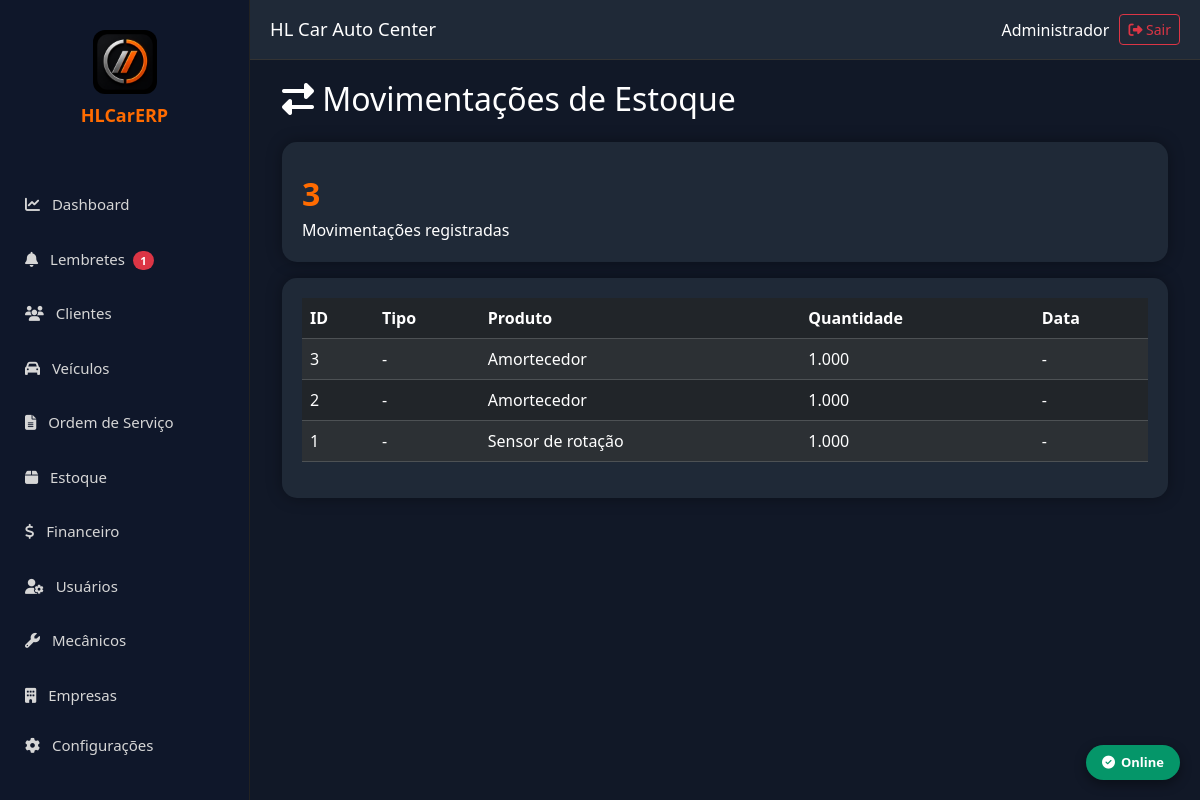
Screenshot of /movimentacoes (signed in) with the database file from the repository.
### models.py (models this page shows)
class MovimentacaoEstoque(db.Model):
    __tablename__ = "movimentacoes_estoque"
    id = db.Column(db.Integer, primary_key=True)
    empresa_id = db.Column(db.Integer, db.ForeignKey("empresas.id"), nullable=False, index=True)
    produto_id = db.Column(db.Integer, db.ForeignKey("produtos.id"), nullable=False, index=True)
    compra_id = db.Column(db.Integer, db.ForeignKey("compras.id"))
    ordem_servico_id = db.Column(db.Integer, db.ForeignKey("ordens_servico.id"))
    tipo_movimento = db.Column(db.String(20), nullable=False)
    origem = db.Column(db.String(30), nullable=False)
    quantidade = db.Column(Numeric(18, 3), nullable=False)
    saldo_anterior = db.Column(Numeric(18, 3), default=0)
    saldo_atual = db.Column(Numeric(18, 3), default=0)
    custo_unitario = db.Column(Numeric(18, 2), default=0)
    valor_total = db.Column(Numeric(18, 2), default=0)
    observacoes = db.Column(db.Text)
    data_movimento = db.Column(db.DateTime, default=datetime.utcnow)
    empresa = db.relationship("Empresa")
    produto = db.relationship("Produto")
    compra = db.relationship("Compra")
    ordem_servico = db.relationship("OrdemServico")
    __table_args__ = (
        Index("idx_mov_produto", "empresa_id", "produto_id", "data_movimento"),
    )

class Produto(db.Model):
    __tablename__ = "produtos"
    id = db.Column(db.Integer, primary_key=True)
    empresa_id = db.Column(db.Integer, db.ForeignKey("empresas.id"), nullable=False, index=True)
    categoria_id = db.Column(db.Integer, db.ForeignKey("categorias.id"), nullable=False, index=True)
    codigo = db.Column(db.String(30), nullable=False)
    codigo_barras = db.Column(db.String(100))
    descricao = db.Column(db.String(250), nullable=False)
    descricao_reduzida = db.Column(db.String(120))
    referencia = db.Column(db.String(100))
    unidade = db.Column(db.String(10), nullable=False, default="UN")
    ncm = db.Column(db.String(20))
    cest = db.Column(db.String(20))
    peso = db.Column(Numeric(18, 3), default=0)
    localizacao = db.Column(db.String(80))
    controla_estoque = db.Column(db.Boolean, default=True, nullable=False)
    permite_venda = db.Column(db.Boolean, default=True, nullable=False)
    estoque_minimo = db.Column(Numeric(18, 3), default=0)
    estoque_maximo = db.Column(Numeric(18, 3), default=0)
    estoque_atual = db.Column(Numeric(18, 3), default=0)
    estoque_reservado = db.Column(Numeric(18, 3), default=0)
    preco_compra = db.Column(Numeric(18, 2), default=0)
    preco_venda = db.Column(Numeric(18, 2), default=0)
    margem_padrao = db.Column(Numeric(18, 2), default=0)
    ativo = db.Column(db.Boolean, default=True, nullable=False)
    criado_em = db.Column(db.DateTime, default=datetime.utcnow)
    alterado_em = db.Column(db.DateTime, default=datetime.utcnow, onupdate=datetime.utcnow)
    empresa = db.relationship("Empresa")
    categoria = db.relationship("Categoria")
    fornecedores = db.relationship(
        "ProdutoFornecedor",
        back_populates="produto",
        cascade="all, delete-orphan"
    )
    __table_args__ = (
        UniqueConstraint("empresa_id", "codigo", name="uk_produto_codigo_empresa"),
        UniqueConstraint("empresa_id", "codigo_barras", name="uk_produto_barra_empresa"),
        Index("idx_produto_descricao", "empresa_id", "descricao"),
    )

### app.py (the view)
@app.route("/movimentacoes")
@login_required
def movimentacoes():
    try:
        lista = MovimentacaoEstoque.query.order_by(MovimentacaoEstoque.id.desc()).all()
    except Exception:
        lista = []
    return render_template("movimentacoes.html", movimentacoes=lista, total_movimentacoes=len(lista))

### app.py (called while the page is built)
def login_required(f):
    @wraps(f)
    def decorated_function(*args, **kwargs):
        if "usuario_id" not in session:
            return redirect("/login")
        return f(*args, **kwargs)
    return decorated_function

### templates/movimentacoes.html (shortened to what this page needs)
{% extends "base.html" %}
{% block conteudo %}
<div class="container-fluid">
    <h2 class="text-white mb-4"><i class="fa fa-exchange-alt"></i> Movimentações de Estoque</h2>
    <div class="card-dashboard mb-3">
        <div class="numero">{{ total_movimentacoes }}</div>
        <div>Movimentações registradas</div>
    </div>
    <div class="card-dashboard">
        {% if movimentacoes %}
        <table class="table table-dark table-striped">
            <thead>
                <tr>
                    <th>ID</th>
                    <th>Tipo</th>
                    <th>Produto</th>
                    <th>Quantidade</th>
                    <th>Data</th>
                </tr>
            </thead>
            <tbody>
                {% for m in movimentacoes %}
                <tr>
                    <td>{{ m.id }}</td>
                    <td>{{ m.tipo if m.tipo else '-' }}</td>
                    <td>{{ m.produto.descricao if m.produto else '-' }}</td>
                    <td>{{ m.quantidade if m.quantidade else '-' }}</td>
                    <td>{{ m.data_movimentacao if m.data_movimentacao else '-' }}</td>
                </tr>
                {% endfor %}
            </tbody>
        </table>
        {% else %}
        <p class="text-secondary mb-0">Nenhuma movimentação registrada ainda.</p>
        {% endif %}
    </div>
</div>
{% endblock %}

### templates/base.html (style rules this page uses)
* { margin:0; padding:0; box-sizing:border-box; font-family:Segoe UI,Tahoma,Geneva,Verdana,sans-serif; }
body { background:#111827; overflow-x:hidden; }
.card-dashboard { background:#1f2937; border-radius:15px; padding:20px; color:white; box-shadow:0 0 15px rgba(0,0,0,.35); transition:.3s; }
.numero { font-size:32px; font-weight:bold; margin-top:8px; color:#ff6b00; }
.table-dark th, .table-dark td { white-space:nowrap; }

### rows the page displays
MovimentacaoEstoque: id "3", tipo "-", produto "Amortecedor", quantidade "1.000", data_movimentacao "-"
MovimentacaoEstoque: id "2", tipo "-", produto "Amortecedor", quantidade "1.000", data_movimentacao "-"
MovimentacaoEstoque: id "1", tipo "-", produto "Sensor de rotação", quantidade "1.000", data_movimentacao "-"

### other values shown
{{ lembretes_pendentes }} "1"
{{ session.get('usuario_nome', 'Usuário') }} "Administrador"
{{ total_movimentacoes }} "3"
